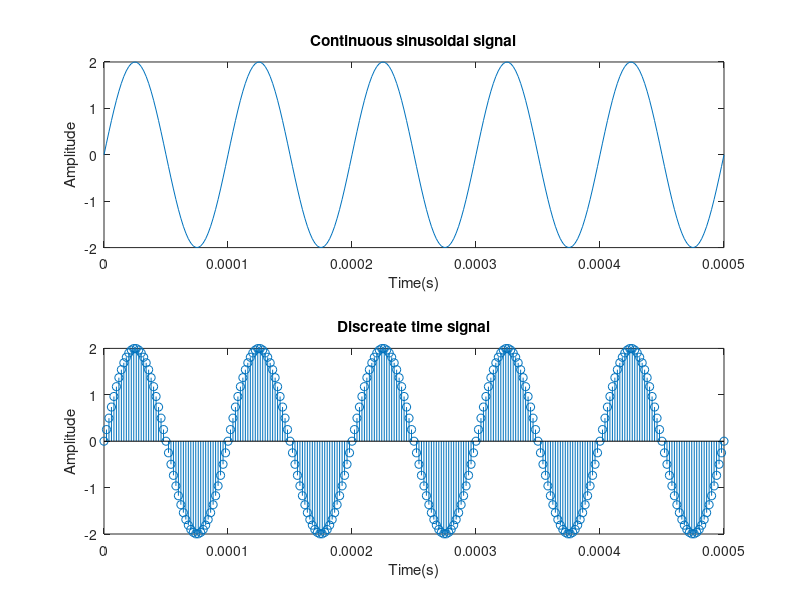

Here is the MATLAB script that generated this plot:
clc;
clear all;
Fs=500e3; %Very high sampling rate 500 kHz
F=10e3; %Frequency of sinusoid
nCyl=5; %generate five cycles of sinusoid
t=0:1/Fs:nCyl*1/F; %time index
x=2*sin(2*pi*F*t);

subplot(2,1,1);
plot(t,x)
title('Continuous sinusoidal signal');
xlabel('Time(s)');
ylabel('Amplitude');

subplot(2,1,2);
stem(t,x)
title('Discreate time signal');
xlabel('Time(s)');
ylabel('Amplitude');